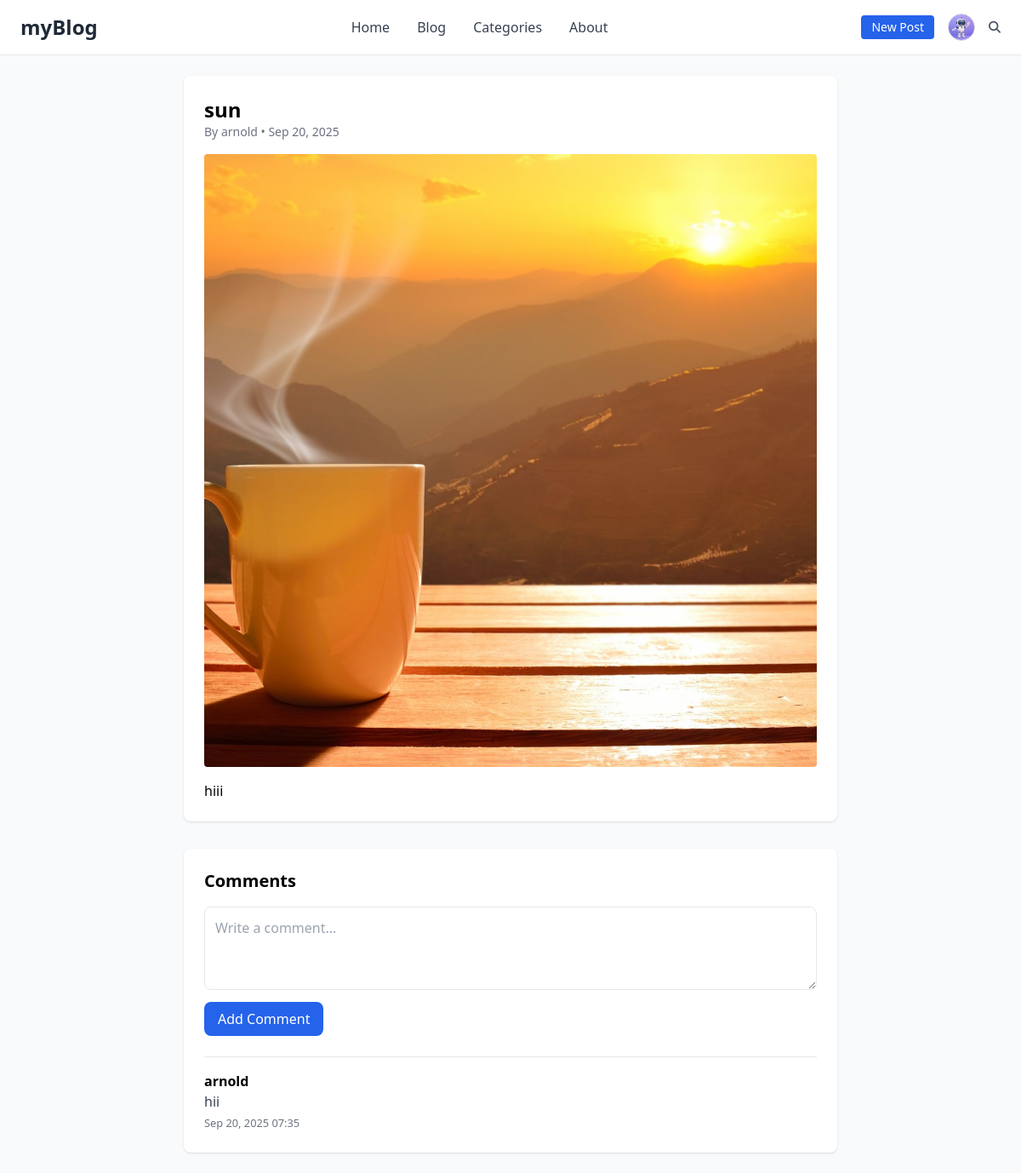
Screenshot of /post/9/ (signed in) with the database file from the repository.
### blog/models.py (models this page shows, shortened)
class Profile(models.Model):
    user = models.OneToOneField(User, on_delete=models.CASCADE, related_name='profile')
    bio = models.CharField(max_length=160, blank=True)
    website = models.CharField(max_length=255, blank=True)
    avatar = models.ImageField(upload_to='avatars/', blank=True, null=True)

class Post(models.Model):
    title = models.CharField(max_length=200)
    content = models.TextField()
    image = models.ImageField(upload_to="posts/", blank=True, null=True)
    author = models.ForeignKey(User, on_delete=models.CASCADE)
    created_at = models.DateTimeField(auto_now_add=True)
    likes = models.ManyToManyField(User, related_name="liked_posts", blank=True)

class Comment(models.Model):
    post = models.ForeignKey(Post, on_delete=models.CASCADE, related_name="comments")
    user = models.ForeignKey(User, on_delete=models.CASCADE, related_name="comments")
    content = models.TextField()
    created_at = models.DateTimeField(auto_now_add=True)
    class Meta:
        ordering = ['-created_at']

### blog/views.py (the view)
# urls.py: path('post/<int:post_id>/', views.post_detail, name='post_detail'),
def post_detail(request, post_id):
    post = get_object_or_404(Post, id=post_id)
    comments = post.comments.all()
    user_liked = request.user.is_authenticated and request.user in post.likes.all()
    return render(request, 'blog/post_detail.html', {
        'post': post,
        'comments': comments,
        'user_liked': user_liked,
    })

### blog/templates/blog/post_detail.html (shortened to what this page needs)
{% extends 'blog/base.html' %}
{% block content %}
<div class="max-w-3xl mx-auto space-y-8">
  <article class="bg-white rounded-lg shadow p-6">
    <h1 class="text-2xl font-bold">{{ post.title }}</h1>
    <p class="text-sm text-gray-500">
      By {{ post.author.username }} • {{ post.created_at|date:"M d, Y" }}
    </p>
    {% if post.image %}
      <img src="{{ post.image.url }}" class="rounded mt-4 mb-4">
    {% endif %}
    <div class="prose">{{ post.content|linebreaks }}</div>
  </article>
  <section class="bg-white rounded-lg shadow p-6">
    <h2 class="text-xl font-semibold mb-4">Comments</h2>
    {% if user.is_authenticated %}
      <form method="post" action="{% url 'add_comment' post.id %}" class="mb-6">
        <textarea name="content" rows="3" class="w-full border rounded-lg p-3 focus:ring focus:ring-blue-300" placeholder="Write a comment..." required></textarea>
        <button type="submit" class="mt-2 px-4 py-2 bg-blue-600 text-white rounded-lg hover:bg-blue-700">
          Add Comment
        </button>
      </form>
    {% else %}
      <p class="text-gray-600">Please <a href="{% url 'login' %}" class="text-blue-600 underline">log in</a> to add a comment.</p>
    {% endif %}
    {% for comment in post.comments.all %}
      <div class="border-t pt-4 mt-4">
        <p class="font-semibold">{{ comment.user.username }}</p>
        <p class="text-gray-700">{{ comment.content }}</p>
        <small class="text-gray-500">{{ comment.created_at|date:"M d, Y H:i" }}</small>
      </div>
    {% empty %}
      <p class="text-gray-500">No comments yet. Be the first to comment!</p>
    {% endfor %}
  </section>
</div>
{% endblock %}

### blog/templates/blog/base.html (shortened to what this page needs)
{% load static %}
<!DOCTYPE html>
<html lang="en">
<head>
  <script src="https://cdn.tailwindcss.com"></script>
  <link rel="stylesheet" href="https://cdnjs.cloudflare.com/ajax/libs/font-awesome/6.4.0/css/all.min.css">
</head>
<body class="bg-gray-50">
  <nav class="bg-white border-b">
    <div class="max-w-7xl mx-auto px-6 py-4 flex items-center justify-between">
      <a href="{% url 'index' %}" class="text-2xl font-bold text-gray-800">myBlog</a>
      <div class="hidden md:flex gap-8 text-gray-700 font-medium">
        <a href="{% url 'index' %}" class="hover:text-blue-600">Home</a>
        <a href="{% url 'Home' %}" class="hover:text-blue-600">Blog</a>
        <a href="{% url 'categories' %}" class="hover:text-blue-600">Categories</a>
        <a href="{% url 'about' %}" class="hover:text-blue-600">About</a>
      </div>
      <div class="flex items-center gap-4 text-sm">
        {% if user.is_authenticated %}
          <a href="{% url 'add_post' %}" class="px-3 py-1 bg-blue-600 text-white rounded hover:bg-blue-700">
            New Post
          </a>
          <a href="{% url 'profile' user.username %}" class="flex items-center">
            {% if user.profile.avatar %}
              <img src="{{ user.profile.avatar.url }}" alt="Avatar"
                   class="w-8 h-8 rounded-full object-cover border border-gray-300 hover:shadow-md transition" />
            {% else %}
              <div class="w-8 h-8 rounded-full bg-gray-300 flex items-center justify-center text-gray-600 text-sm font-semibold">
                {{ user.username|slice:":1"|upper }}
              </div>
            {% endif %}
          </a>
        {% else %}
          <a href="{% url 'login' %}" class="hover:text-blue-600">Sign In</a>
          <a href="{% url 'register' %}" class="px-3 py-1 bg-blue-600 text-white rounded hover:bg-blue-700">
            Register
          </a>
        {% endif %}
        <a href="#" title="Search" class="text-gray-600 hover:text-blue-600">
          <i class="fa-solid fa-magnifying-glass"></i>
        </a>
      </div>
    </div>
  </nav>
  <div class="max-w-7xl mx-auto px-6 py-6">
    {% block content %}{% endblock %}
  </div>
</body>
</html>

### rows the page displays
Post: title "sun", author.username "arnold", created_at "Sep 20, 2025", image (picture), content "hiii"
Comment: user.username "arnold", content "hii", created_at "Sep 20, 2025 07:35"
